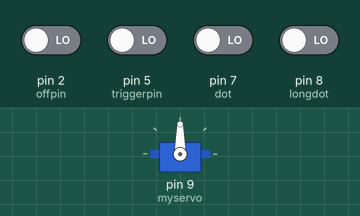
A sketch run on a simulated Arduino Uno, built with avr-gcc and run on an emulated ATmega328P. On the bench: servo. Inputs (shaded band) come from the test bench; at power-on: pin 2 (offpin), pin 5 (triggerpin), pin 7 (dot), pin 8 (longdot) LOW.

Above: at 1.2 s.
1.3 s: pin 2 (offpin) driven HIGH
At 2.4 s:
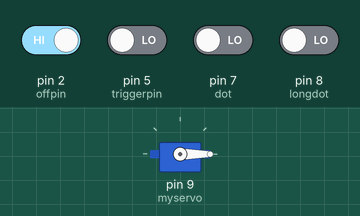
2.8 s: pin 7 (dot) driven HIGH
At 3.9 s:
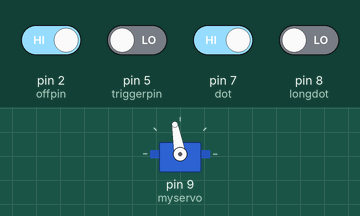
4.8 s: pin 5 (triggerpin) driven HIGH
At 6.0 s:
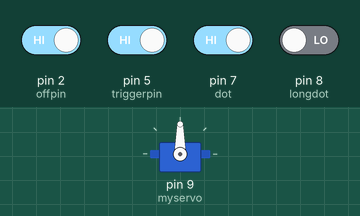
6.3 s: pin 5 (triggerpin) driven LOW
At 7.4 s:
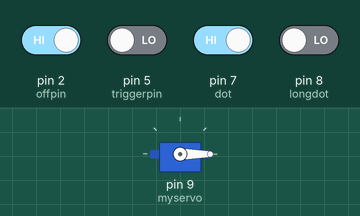
Timing chart, 0 to 8.8 s (numbered marks = the images above; inputs shaded):
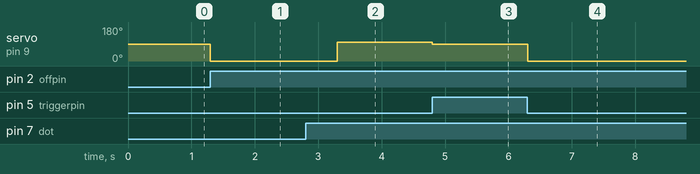

The sketch:

ICARUSONE.ino
```cpp
//ICARUS ONE CONTROL UNIT

#include <Servo.h>

Servo myservo;

int triggerpin = 5;
int offpin = 2;
int dot = 7;
int longdot = 8;

int buttonState;
int lastButtonState = LOW;
int button2State;
int lastButton2State = LOW;
int button3State;
int lastButton3State = LOW;
int button4State;
int lastButton4State = LOW;


void setup()
{
  myservo.attach(9);
  pinMode(triggerpin, INPUT);
  pinMode(offpin, INPUT);
  pinMode(dot, INPUT);
  pinMode(longdot, INPUT);
}


void loop()
{
  buttonState = digitalRead(triggerpin);
  button2State = digitalRead(offpin);
  button3State = digitalRead(dot);
  button4State = digitalRead(longdot);

//On Off Spray
  if ((buttonState != lastButtonState || button2State != lastButton2State)) {
    if (buttonState == HIGH) {
      myservo.write(90);
    delay(15);
    }
    else if (button2State == HIGH) {
       myservo.write(0);
    delay(15);
    }
  }

//Short Dot Spray
  if (button3State != lastButton3State && button3State == HIGH){
    myservo.write(0);
    delay(500);
     myservo.write(100);
  }

//Long Dot Spray
  if (button4State != lastButton4State && button4State == HIGH){
    myservo.write(0);
    delay(1500);
     myservo.write(100);
  }

  lastButtonState = buttonState;
  lastButton2State = button2State;
  lastButton3State = button3State;
  lastButton4State = button4State;
  delay(1);
}
```

Measured:
- after the input at 1.3 s, servo on pin 9 (myservo): 90° → 0° at once
- after the input at 2.8 s, servo on pin 9 (myservo): 0° → 100° after 0.50 s
- after the input at 4.8 s, servo on pin 9 (myservo): 100° → 90° at once
- after the input at 6.3 s, servo on pin 9 (myservo): 90° → 0° at once
